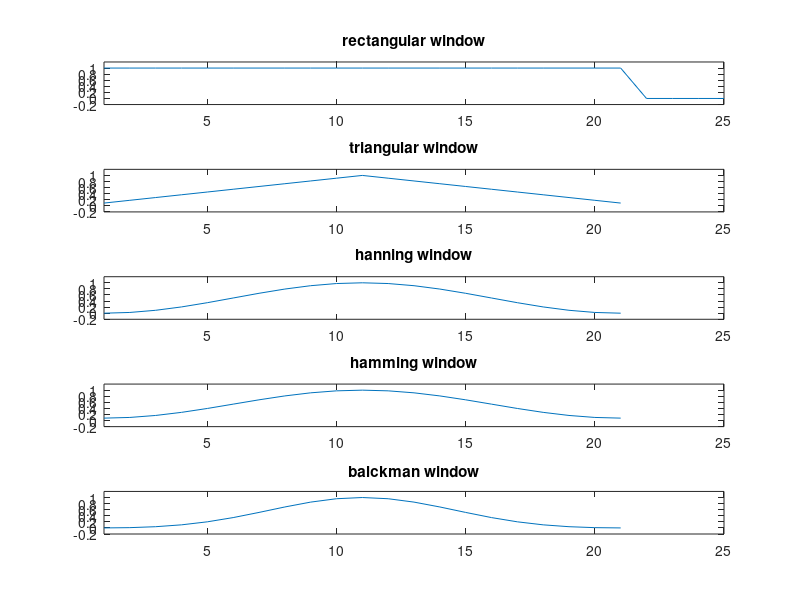

Write the MATLAB code that produced this figure. (Note: this script raises an error after producing the figure.)
% question 1
clear;clc;close all;
figure;
subplot(5,1,1);plot([ones(1,21),0,0,0,0]);title('rectangular window');axis([1, 25,-0.2,1.2]);
subplot(5,1,2);plot(triang(21));title('triangular window');axis([1, 25,-0.2,1.2]);
subplot(5,1,4);plot(hamming(21));title('hamming window');axis([1, 25,-0.2,1.2]);
subplot(5,1,3);plot(hann(21));title('hanning window');axis([1, 25,-0.2,1.2]);
subplot(5,1,5);plot(blackman(21));title('balckman window');axis([1, 25,-0.2,1.2]);

window1 = ones(21);
window2 = triang(21);
window3 = hann(21);
window4 = hamming(21);
window5 = blackman(21);
[H1, w1] = DTFT(window1,512);
[H2, w2] = DTFT(window2,512);
[H3, w3] = DTFT(window3,512);
[H4, w4] = DTFT(window4,512);
[H5, w5] = DTFT(window5,512);
H1 = 20*log10(abs(H1));
H2 = 20*log10(abs(H2));
H3 = 20*log10(abs(H3));
H4 = 20*log10(abs(H4));
H5 = 20*log10(abs(H5));
subplot(5,1,1);plot(w1,H1);title('rectangular window spectrum(dB)');axis([0,3.14,-50,50]);
subplot(5,1,2);plot(w2,H2);title('triangular window spectrum(dB)');axis([0,3.14,-50,50]);
subplot(5,1,3);plot(w3,H3);title('hanning window spectrum(dB)');axis([0,3.14,-50,50]);
subplot(5,1,4);plot(w4,H4);title('hamming window spectrum(dB)');axis([0,3.14,-50,50]);
subplot(5,1,5);plot(w5,H5);title('blackman window spectrum(dB)');axis([0,3.14,-50,50]);


N = 21;
n = 0:N-1;
h_ideal = 2/pi*sinc(2/pi*(n-(N-1)/2));
h = h_ideal.*blackman(21)';
figure;
subplot(2,1,1);plot(h_ideal);title('ideal filter');
subplot(2,1,2);plot(h);title('windowed filter');

[H5, w5] = DTFT(h_ideal, 512);
[H6, w6] = DTFT(h, 512);
H5db = 20*log10(abs(H5));
H6db = 20*log10(abs(H6));
figure;
subplot(2,2,1);plot(w5, abs(H5));title('ideal filter spectrum');
subplot(2,2,3);plot(w5, H5db);title('ideal filter spectrum(dB)');
subplot(2,2,2);plot(w6, abs(H6));title('windowed filter spectrum');
subplot(2,2,4);plot(w6, H6db);title('windowed filter spectrum(dB)');


% q2
audanalyze('test_16k.wav','H',10,401);

%q3
    